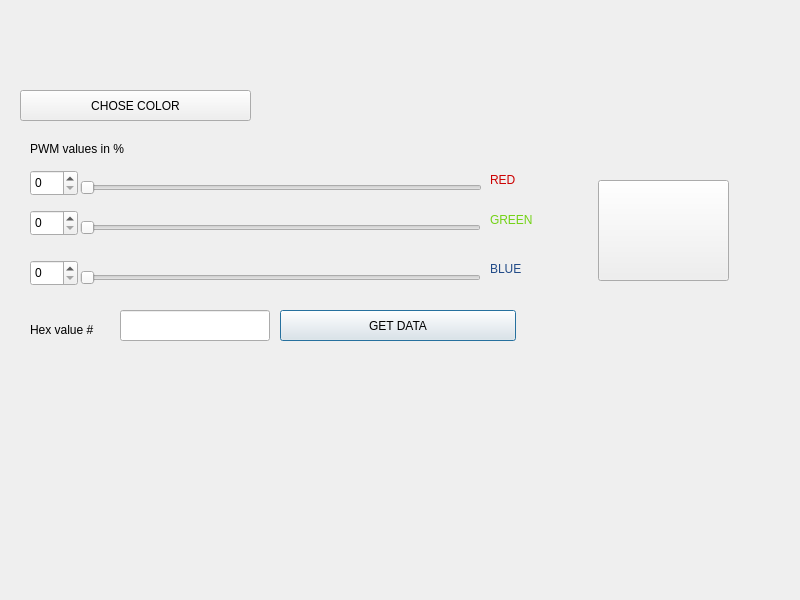
<?xml version="1.0" encoding="UTF-8"?>
<ui version="4.0">
 <class>Dialog</class>
 <widget class="QDialog" name="Dialog">
  <property name="geometry">
   <rect>
    <x>0</x>
    <y>0</y>
    <width>800</width>
    <height>600</height>
   </rect>
  </property>
  <property name="windowTitle">
   <string>Dialog</string>
  </property>
  <widget class="QSpinBox" name="spinBox">
   <property name="geometry">
    <rect>
     <x>30</x>
     <y>260</y>
     <width>48</width>
     <height>26</height>
    </rect>
   </property>
  </widget>
  <widget class="QSlider" name="horizontalSlider">
   <property name="geometry">
    <rect>
     <x>80</x>
     <y>270</y>
     <width>401</width>
     <height>16</height>
    </rect>
   </property>
   <property name="orientation">
    <enum>Qt::Horizontal</enum>
   </property>
  </widget>
  <widget class="QLabel" name="label">
   <property name="geometry">
    <rect>
     <x>490</x>
     <y>240</y>
     <width>41</width>
     <height>59</height>
    </rect>
   </property>
   <property name="text">
    <string>&lt;html&gt;&lt;head/&gt;&lt;body&gt;&lt;p&gt;&lt;span style=&quot; color:#204a87;&quot;&gt;BLUE&lt;/span&gt;&lt;/p&gt;&lt;/body&gt;&lt;/html&gt;</string>
   </property>
  </widget>
  <widget class="QSpinBox" name="spinBox_3">
   <property name="geometry">
    <rect>
     <x>30</x>
     <y>210</y>
     <width>48</width>
     <height>26</height>
    </rect>
   </property>
  </widget>
  <widget class="QSlider" name="horizontalSlider_3">
   <property name="geometry">
    <rect>
     <x>80</x>
     <y>220</y>
     <width>401</width>
     <height>16</height>
    </rect>
   </property>
   <property name="orientation">
    <enum>Qt::Horizontal</enum>
   </property>
  </widget>
  <widget class="QLabel" name="label_2">
   <property name="geometry">
    <rect>
     <x>490</x>
     <y>200</y>
     <width>51</width>
     <height>41</height>
    </rect>
   </property>
   <property name="text">
    <string>&lt;html&gt;&lt;head/&gt;&lt;body&gt;&lt;p&gt;&lt;span style=&quot; color:#73d216;&quot;&gt;GREEN&lt;/span&gt;&lt;/p&gt;&lt;/body&gt;&lt;/html&gt;</string>
   </property>
  </widget>
  <widget class="QSpinBox" name="spinBox_2">
   <property name="geometry">
    <rect>
     <x>30</x>
     <y>170</y>
     <width>48</width>
     <height>26</height>
    </rect>
   </property>
  </widget>
  <widget class="QSlider" name="horizontalSlider_2">
   <property name="geometry">
    <rect>
     <x>80</x>
     <y>180</y>
     <width>402</width>
     <height>15</height>
    </rect>
   </property>
   <property name="orientation">
    <enum>Qt::Horizontal</enum>
   </property>
  </widget>
  <widget class="QLabel" name="label_3">
   <property name="geometry">
    <rect>
     <x>490</x>
     <y>160</y>
     <width>41</width>
     <height>41</height>
    </rect>
   </property>
   <property name="text">
    <string>&lt;html&gt;&lt;head/&gt;&lt;body&gt;&lt;p&gt;&lt;span style=&quot; color:#cc0000;&quot;&gt;RED&lt;/span&gt;&lt;/p&gt;&lt;/body&gt;&lt;/html&gt;</string>
   </property>
  </widget>
  <widget class="QLabel" name="label_4">
   <property name="geometry">
    <rect>
     <x>30</x>
     <y>290</y>
     <width>80</width>
     <height>79</height>
    </rect>
   </property>
   <property name="text">
    <string>Hex value #</string>
   </property>
  </widget>
  <widget class="QLineEdit" name="lineEdit_0">
   <property name="geometry">
    <rect>
     <x>120</x>
     <y>310</y>
     <width>150</width>
     <height>31</height>
    </rect>
   </property>
  </widget>
  <widget class="QPushButton" name="pushButton">
   <property name="geometry">
    <rect>
     <x>280</x>
     <y>310</y>
     <width>236</width>
     <height>31</height>
    </rect>
   </property>
   <property name="text">
    <string>GET DATA</string>
   </property>
  </widget>
  <widget class="QPushButton" name="pushButton_2">
   <property name="geometry">
    <rect>
     <x>20</x>
     <y>90</y>
     <width>231</width>
     <height>31</height>
    </rect>
   </property>
   <property name="text">
    <string>CHOSE COLOR</string>
   </property>
  </widget>
  <widget class="QLabel" name="label_5">
   <property name="geometry">
    <rect>
     <x>30</x>
     <y>140</y>
     <width>381</width>
     <height>17</height>
    </rect>
   </property>
   <property name="text">
    <string>PWM values in %</string>
   </property>
  </widget>
  <widget class="QPushButton" name="pushButton_3">
   <property name="geometry">
    <rect>
     <x>598</x>
     <y>180</y>
     <width>131</width>
     <height>101</height>
    </rect>
   </property>
   <property name="text">
    <string/>
   </property>
  </widget>
 </widget>
 <resources/>
 <connections>
  <connection>
   <sender>spinBox</sender>
   <signal>valueChanged(int)</signal>
   <receiver>horizontalSlider</receiver>
   <slot>setValue(int)</slot>
   <hints>
    <hint type="sourcelabel">
     <x>36</x>
     <y>155</y>
    </hint>
    <hint type="destinationlabel">
     <x>154</x>
     <y>154</y>
    </hint>
   </hints>
  </connection>
  <connection>
   <sender>horizontalSlider</sender>
   <signal>valueChanged(int)</signal>
   <receiver>spinBox</receiver>
   <slot>setValue(int)</slot>
   <hints>
    <hint type="sourcelabel">
     <x>277</x>
     <y>154</y>
    </hint>
    <hint type="destinationlabel">
     <x>54</x>
     <y>155</y>
    </hint>
   </hints>
  </connection>
  <connection>
   <sender>horizontalSlider_2</sender>
   <signal>valueChanged(int)</signal>
   <receiver>spinBox_2</receiver>
   <slot>setValue(int)</slot>
   <hints>
    <hint type="sourcelabel">
     <x>94</x>
     <y>57</y>
    </hint>
    <hint type="destinationlabel">
     <x>46</x>
     <y>54</y>
    </hint>
   </hints>
  </connection>
  <connection>
   <sender>spinBox_2</sender>
   <signal>valueChanged(int)</signal>
   <receiver>horizontalSlider_2</receiver>
   <slot>setValue(int)</slot>
   <hints>
    <hint type="sourcelabel">
     <x>55</x>
     <y>44</y>
    </hint>
    <hint type="destinationlabel">
     <x>263</x>
     <y>56</y>
    </hint>
   </hints>
  </connection>
  <connection>
   <sender>horizontalSlider_3</sender>
   <signal>valueChanged(int)</signal>
   <receiver>spinBox_3</receiver>
   <slot>setValue(int)</slot>
   <hints>
    <hint type="sourcelabel">
     <x>166</x>
     <y>96</y>
    </hint>
    <hint type="destinationlabel">
     <x>39</x>
     <y>88</y>
    </hint>
   </hints>
  </connection>
  <connection>
   <sender>spinBox_3</sender>
   <signal>valueChanged(int)</signal>
   <receiver>horizontalSlider_3</receiver>
   <slot>setValue(int)</slot>
   <hints>
    <hint type="sourcelabel">
     <x>51</x>
     <y>104</y>
    </hint>
    <hint type="destinationlabel">
     <x>148</x>
     <y>100</y>
    </hint>
   </hints>
  </connection>
 </connections>
</ui>
